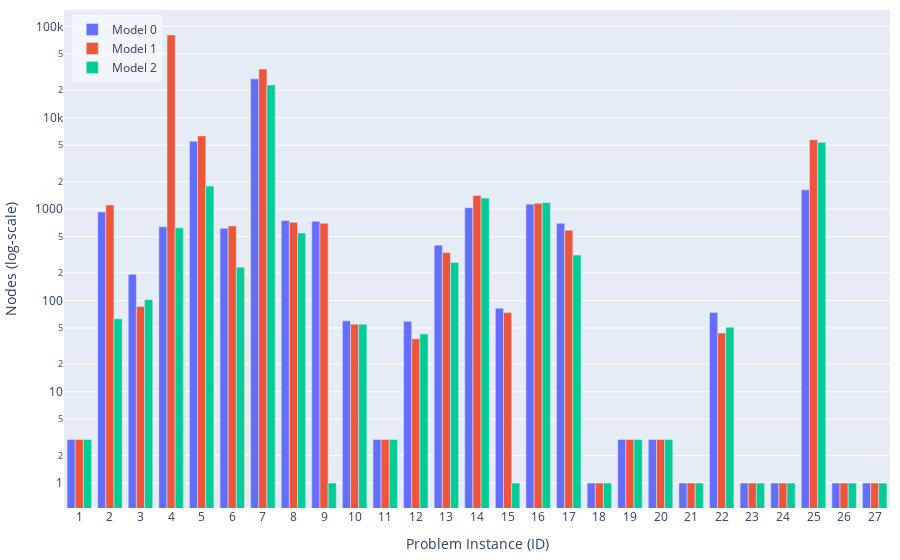

Notebook source saved alongside this figure:
### Code cell
import plotly.graph_objects as go

# Create bar plot with visible zeros
# hovertemplate_text='Model: %{customdata[0]}<br>ID: %{x}<br>Gap: %{text}%<br>Nodes: %{customdata[1]}<br>Runtime: %{customdata[2]} s<extra></extra>'
hovertemplate_text='Model: %{customdata[0]}<br>ID: %{x}<br>N: %{customdata[1]}<br>J: %{customdata[2]}<br>T: %{customdata[3]}<br>Gap: %{text}%<br>Nodes: %{customdata[4]}<br>Runtime: %{customdata[5]} s<extra></extra>'
fig = go.Figure(data=[
    go.Bar(
        name='Model 0', 
        x=df0['ID'], 
        y=df0['nodes'],
        text=df0['gap'].apply(format_gap),  # Format text to 2 decimal places
        # Create a 2D array with multiple columns
        customdata=np.dstack((
            df0['model'], 
            df0['N'], 
            df0['J'], 
            df0['T'], 
            df0['nodes'], 
            df0['total_time'].apply(format_gap)
        ))[0],
        textposition='none',
        hovertemplate=hovertemplate_text
    ),
    go.Bar(
        name='Model 1', 
        x=df1['ID'], 
        y=df1['nodes'],
        text=df1['gap'].apply(format_gap),
        customdata=np.dstack((
            df1['model'], 
            df1['N'], 
            df1['J'], 
            df1['T'], 
            df1['nodes'], 
            df1['total_time'].apply(format_gap)
        ))[0],
        textposition='none',
        hovertemplate=hovertemplate_text
    ),
    go.Bar(
        name='Model 2', 
        x=df2['ID'], 
        y=df2['nodes'],
        text=df2['gap'].apply(format_gap),
        customdata=np.dstack((
            df2['model'], 
            df2['N'], 
            df2['J'], 
            df2['T'], 
            df2['nodes'], 
            df2['total_time'].apply(format_gap)
        ))[0],
        textposition='none',
        hovertemplate=hovertemplate_text
    ),
])

# Add a subtle visual indication for zero values
fig.update_layout(
    autosize=True,   # let the container size drive the plot
    margin=dict(l=10, r=10, t=10, b=10),    # width=1000,
    # width=1000,
    # height=600,
    barmode='group',
    yaxis = dict(
        title = 'Nodes (log-scale)',
        type='log',
    ),
    xaxis = dict(
        title = 'Problem Instance (ID)',
        tickmode = 'array',
        tickvals = list(range(0, 28)),
        ticktext = list(range(0, 28)),
    ),
    legend=dict(
        x=0.01,
        y=0.99,
        xanchor='left',
        yanchor='top',
        bgcolor='rgba(255, 255, 255, 0.5)'
    )
)

fig.show()

# # Save as HTML
# div_schedule = plot(
#     fig, include_plotlyjs=True, config={"responsive": True}, output_type="div"
# )
# # write div snippet to file
# with open('../docs/images/results-nodes.html', 'w') as f:
#     f.write(div_schedule)

### Figure 1 — Plotly figure (JSON) as saved in the notebook; plotly's stock layout.template omitted (floating-point values rounded to 4 significant figures; data arrays with more than 128 entries replaced by an {"elided": "..."} marker saying what was removed)
{"data": [{"customdata": {"elided": "27x6 mixed values"}, "hovertemplate": "Model: %{customdata[0]}<br>ID: %{x}<br>N: %{customdata[1]}<br>J: %{customdata[2]}<br>T: %{customdata[3]}<br>Gap: %{text}%<br>Nodes: %{customdata[4]}<br>Runtime: %{customdata[5]} s<extra></extra>", "name": "Model 0", "text": ["0.00", "0.00", "0.01", "0.00", "inf", "inf", "253.21", "inf", "inf", "0.00", "0.00", "0.00", "0.00", "inf", "inf", "0.00", "inf", "inf", "0.00", "0.00", "inf", "0.00", "inf", "inf", "11.14", "inf", "inf"], "textposition": "none", "type": "bar", "x": [1, 2, 3, 4, 5, 6, 7, 8, 9, 10, 11, 12, 13, 14, 15, 16, 17, 18, 19, 20, 21, 22, 23, 24, 25, 26, 27], "y": [3.0, 931.0, 193.0, 641.0, 5543.0, 616.0, 26680.0, 751.0, 735.0, 60.0, 3.0, 59.0, 403.0, 1035.0, 82.0, 1132.0, 701.0, 1.0, 3.0, 3.0, 1.0, 74.0, 1.0, 1.0, 1625.0, 1.0, 1.0]}, {"customdata": {"elided": "27x6 mixed values"}, "hovertemplate": "Model: %{customdata[0]}<br>ID: %{x}<br>N: %{customdata[1]}<br>J: %{customdata[2]}<br>T: %{customdata[3]}<br>Gap: %{text}%<br>Nodes: %{customdata[4]}<br>Runtime: %{customdata[5]} s<extra></extra>", "name": "Model 1", "text": ["0.00", "0.00", "0.00", "16.93", "48.00", "87.81", "242.12", "103.37", "124.38", "0.00", "0.00", "0.00", "0.00", "17.26", "29.37", "0.00", "114.32", "3057.30", "0.00", "0.00", "76970.17", "0.00", "22997.23", "23526.60", "2.31", "13188.85", "12472.79"], "textposition": "none", "type": "bar", "x": [1, 2, 3, 4, 5, 6, 7, 8, 9, 10, 11, 12, 13, 14, 15, 16, 17, 18, 19, 20, 21, 22, 23, 24, 25, 26, 27], "y": [3.0, 1111.0, 86.0, 80840.0, 6337.0, 655.0, 34210.0, 718.0, 702.0, 55.0, 3.0, 38.0, 334.0, 1412.0, 74.0, 1156.0, 587.0, 1.0, 3.0, 3.0, 1.0, 44.0, 1.0, 1.0, 5753.0, 1.0, 1.0]}, {"customdata": {"elided": "27x6 mixed values"}, "hovertemplate": "Model: %{customdata[0]}<br>ID: %{x}<br>N: %{customdata[1]}<br>J: %{customdata[2]}<br>T: %{customdata[3]}<br>Gap: %{text}%<br>Nodes: %{customdata[4]}<br>Runtime: %{customdata[5]} s<extra></extra>", "name": "Model 2", "text": ["0.00", "0.00", "0.00", "0.00", "55.18", "114.02", "248.45", "140.45", "929.74", "0.00", "0.00", "0.00", "0.00", "25.98", "352.86", "0.00", "113.40", "3057.30", "0.00", "0.00", "76970.17", "0.00", "22997.23", "23526.60", "2.67", "13188.85", "12472.79"], "textposition": "none", "type": "bar", "x": [1, 2, 3, 4, 5, 6, 7, 8, 9, 10, 11, 12, 13, 14, 15, 16, 17, 18, 19, 20, 21, 22, 23, 24, 25, 26, 27], "y": [3.0, 63.0, 102.0, 624.0, 1788.0, 231.0, 22890.0, 547.0, 1.0, 55.0, 3.0, 43.0, 260.0, 1323.0, 1.0, 1179.0, 314.0, 1.0, 3.0, 3.0, 1.0, 51.0, 1.0, 1.0, 5382.0, 1.0, 1.0]}], "layout": {"autosize": true, "barmode": "group", "legend": {"bgcolor": "rgba(255, 255, 255, 0.5)", "x": 0.01, "xanchor": "left", "y": 0.99, "yanchor": "top"}, "margin": {"b": 10, "l": 10, "r": 10, "t": 10}, "xaxis": {"tickmode": "array", "ticktext": [0, 1, 2, 3, 4, 5, 6, 7, 8, 9, 10, 11, 12, 13, 14, 15, 16, 17, 18, 19, 20, 21, 22, 23, 24, 25, 26, 27], "tickvals": [0, 1, 2, 3, 4, 5, 6, 7, 8, 9, 10, 11, 12, 13, 14, 15, 16, 17, 18, 19, 20, 21, 22, 23, 24, 25, 26, 27], "title": {"text": "Problem Instance (ID)"}}, "yaxis": {"title": {"text": "Nodes (log-scale)"}, "type": "log"}}}
